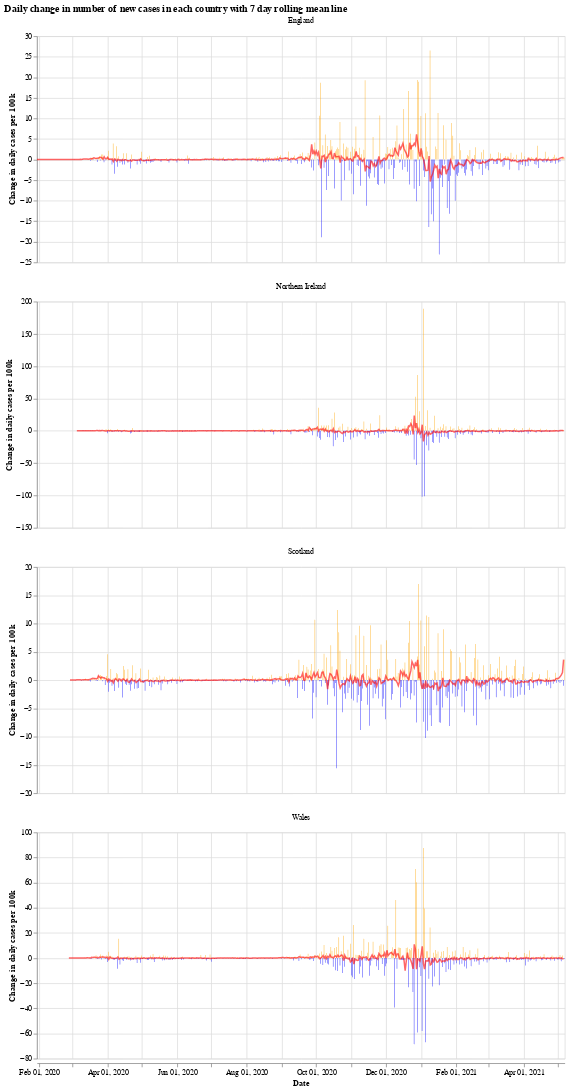

The notebook cell this image was saved under:
### Markdown cell above
We will use the Python library `Altair` for visualising the data, see the [altair docs](https://altair-viz.github.io/) for more information.

First we have a graph which shows the daily change in the number of new cases for each country. This number jumps up and down all over the place, which is likely due to delay in reporting of new cases over the weekend. Another interesting thing is that it looks like the daily cases in Wales experienced a much shorter period of calm over the summer (calm in the sense of daily cases not jumping up and down).

The orange bars are days when the number of new cases (per 100k population) was more than the previous day, while the blue are days when the number of new cases dropped. The red line is the 7 day moving average. 

When the moving average line is below 0, it means that there is a consistent drop in new cases. We can see this clearly happening around the times that lockdowns were introduced (though, to varying degrees). I will update the graphs soon with a marker of when each lockdown started.

### Code cell
# collapse
import altair as alt

bars = alt.Chart(uk_cases).mark_bar().encode(
    x=alt.X("yearmonthdate(date):T", axis=alt.Axis(title='Date')),
    y=alt.Y("casesChangeRate:Q", axis=alt.Axis(title='Change in daily cases per 100k')),
    tooltip='casesChange',
    color=alt.condition(
        alt.datum.casesChangeRate > 0,
        alt.value("orange"),  # The positive color
        alt.value("blue")  # The negative color
    )
).properties(title='Daily change in number of new cases with 7 day rolling mean',width=700).interactive()

line = alt.Chart(uk_cases).mark_line(
    color='red',
    size=2,
    opacity=0.6
).transform_window(
    rolling_mean='mean(casesChangeRate)',
    frame=[0, 7],
    groupby=['areaName']
).encode(
    x='yearmonthdate(date):T',
    y='rolling_mean:Q'
)

alt.layer(bars, line, data=uk_cases).facet(alt.Column(
    'areaName', title=''), columns=1).resolve_scale(y='independent').properties(title='Daily change in number of new cases in each country with 7 day rolling mean line')

### Figure 1 — Vega-Lite specification as saved in the notebook (floating-point values rounded to 4 significant figures; data arrays with more than 128 entries replaced by an {"elided": "..."} marker saying what was removed)
{"config": {"view": {"continuousWidth": 400, "continuousHeight": 300}}, "data": {"name": "data-cf1e28deb65e7b2ee43888fbe02b53c3"}, "facet": {"type": "nominal", "field": "areaName", "title": ""}, "spec": {"layer": [{"mark": "bar", "encoding": {"color": {"condition": {"value": "orange", "test": "(datum.casesChangeRate > 0)"}, "value": "blue"}, "tooltip": {"type": "quantitative", "field": "casesChange"}, "x": {"type": "temporal", "axis": {"title": "Date"}, "field": "date", "timeUnit": "yearmonthdate"}, "y": {"type": "quantitative", "axis": {"title": "Change in daily cases per 100k"}, "field": "casesChangeRate"}}, "selection": {"selector001": {"type": "interval", "bind": "scales", "encodings": ["x", "y"]}}, "title": "Daily change in number of new cases with 7 day rolling mean", "width": 700}, {"mark": {"type": "line", "color": "red", "opacity": 0.6, "size": 2}, "encoding": {"x": {"type": "temporal", "field": "date", "timeUnit": "yearmonthdate"}, "y": {"type": "quantitative", "field": "rolling_mean"}}, "transform": [{"window": [{"op": "mean", "field": "casesChangeRate", "as": "rolling_mean"}], "frame": [0, 7], "groupby": ["areaName"]}]}]}, "columns": 1, "resolve": {"scale": {"y": "independent"}}, "title": "Daily change in number of new cases in each country with 7 day rolling mean line", "$schema": "https://vega.github.io/schema/vega-lite/v4.8.1.json", "datasets": {"data-cf1e28deb65e7b2ee43888fbe02b53c3": {"elided": "1760 records"}}}
